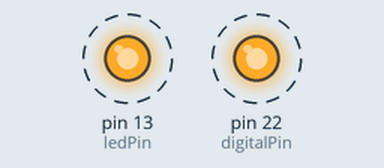
Recording of a sketch running on a simulated Arduino Mega 2560, built with avr-gcc and run on an emulated ATmega2560. Shown: output pins drawn as LEDs (lit = HIGH). Dashed ring = blinking.

Above: at 0.5 s.
Timing chart, 0 to 4.6 s (numbered marks = the images above):
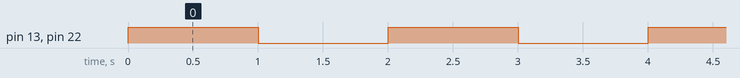

Measured:
- by itself, pin 13 (ledPin), pin 22 (digitalPin): alternates HIGH for 1.0 s and LOW for 1.0 s

The sketch:

toggle_digital_output_pin.ino
```cpp
const int digitalPin = 22; // Or any digital pin you want to toggle
const int ledPin = 13; // led pin

void setup() {
  pinMode(digitalPin, OUTPUT); // Set the pin as an output
  pinMode(ledPin, OUTPUT); // Set the pin as an output
}

void loop() {
  digitalWrite(digitalPin, HIGH);   // Set the pin HIGH (turn LED on)
  digitalWrite(ledPin, HIGH);
  delay(1000);                // Wait for 1 second
  digitalWrite(digitalPin, LOW);    // Set the pin LOW (turn LED off)
  digitalWrite(ledPin, LOW);    // Set the pin LOW (turn LED off)
  delay(1000);                // Wait for 1 second
}
```
